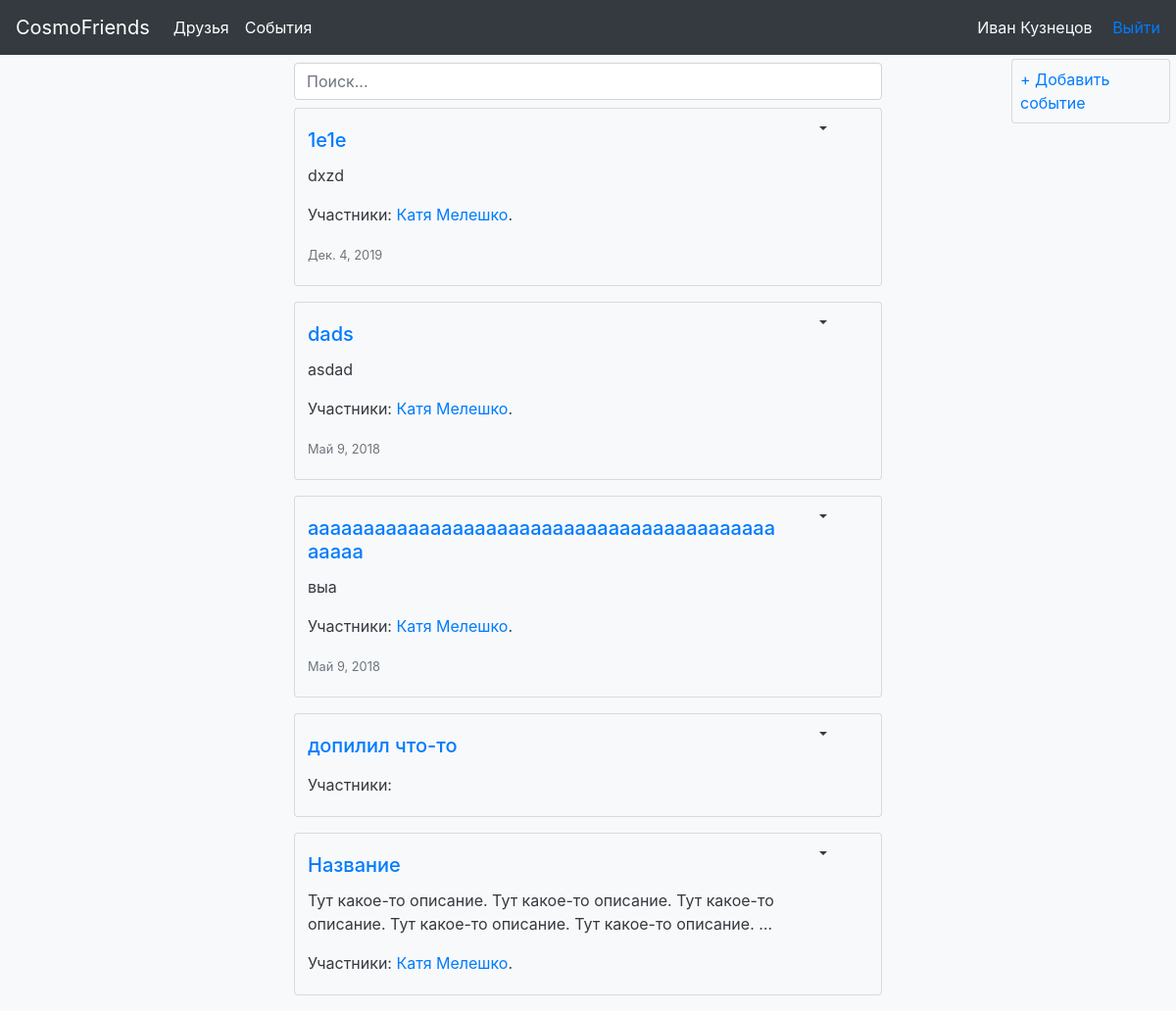
Page /events/ (signed in) on the earlier database version.
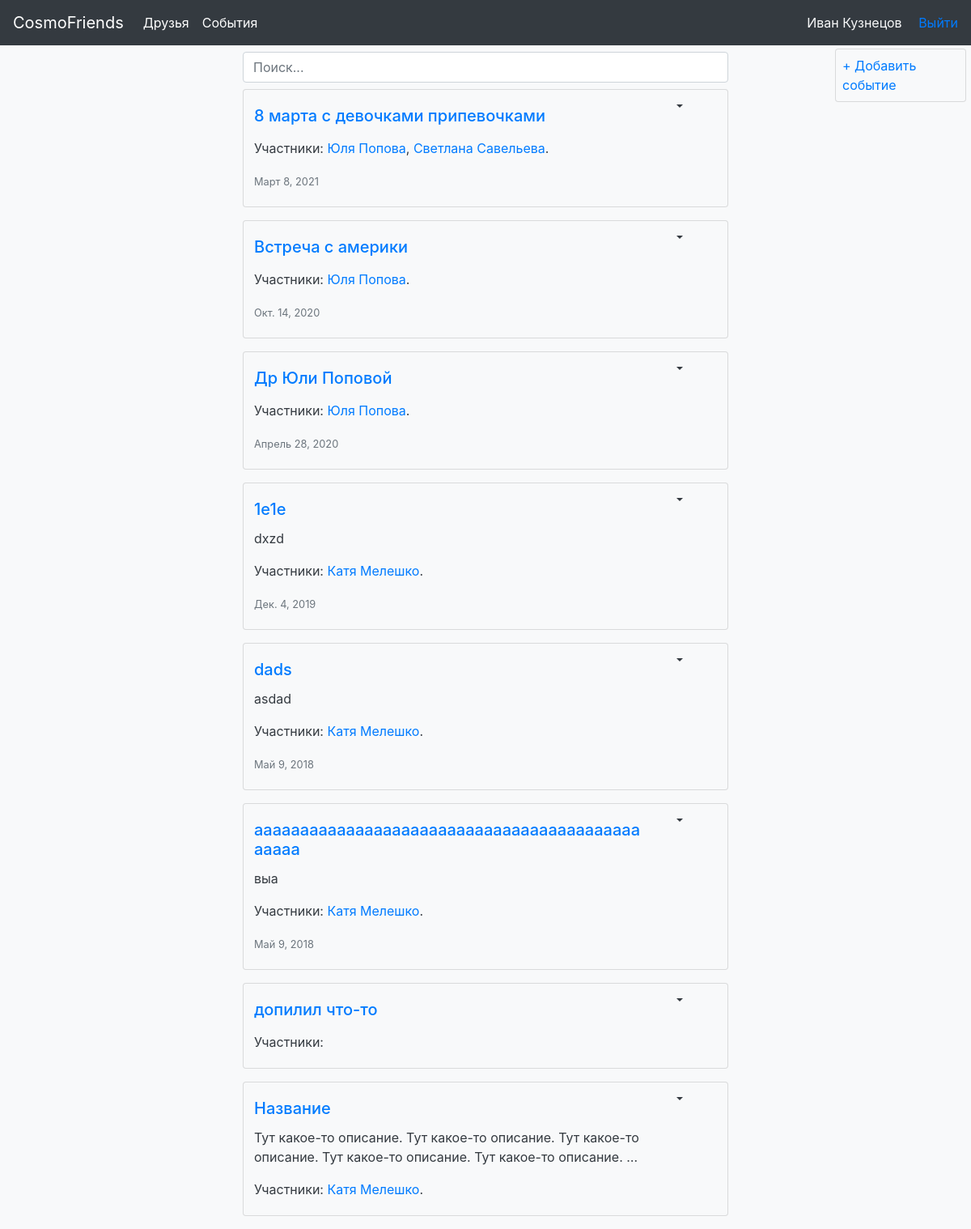
Same page on the later database version.
### cosmos/models.py (models this page shows, shortened)
class Events(models.Model):
    event_rating = (
        (1, 'Ужасно'),
        (2, 'Плохо'),
        (3, 'Удовлетворительно'),
        (4, 'Хорошо'),
        (5, 'Отлично'),
    )
    title = models.CharField('Название события', max_length=50)
    user = models.ForeignKey(User, on_delete=models.CASCADE)
    date = models.DateField('Дата', blank=True, null=True)
    points = models.IntegerField('Оценка', default=5, choices=event_rating)
    members = models.ManyToManyField(Friends)
    report = models.TextField('Описание', blank=True, null=True)
    class Meta:
        ordering = ['-date']

class Friends(models.Model):
    name = models.CharField(max_length=50)
    user = models.ForeignKey(User, on_delete=models.CASCADE)
    character = models.TextField(blank=True, null=True)
    points = models.IntegerField(default=0, blank=True)
    date_birth = models.DateField(blank=True, null=True)
    date_begin = models.DateField(blank=True, null=True)
    photo = models.ImageField(upload_to='photos/%Y/%m/%d', blank=True, null=True)
    groups = models.ManyToManyField(Group, blank=True, related_name='peoples')
    class Meta:
        ordering = ['date_begin']
    def __str__(self):
        return self.name

### cosmos/views.py (the view)
# urls.py: path('events/', EventsList.as_view(), name='events'),
class EventsList(LoginRequiredMixin, View):
    def get(self, request):
        e_list = Events.objects.filter(user=request.user)
        return render(request, 'cosmos/events.html', context={'e_list': e_list, 'short': True})

### cosmos/templates/cosmos/events.html (shortened to what this page needs)
{% extends 'base.html' %}
{% load static %}
{% block content %}
{% include 'cosmos/includes/header_template.html' %}
<div class="w-50" style="margin-left: 25%;">
    <input class="mb-2 form-control d-inline" type="search" id="search_event" placeholder="Поиск...">
    {% for event in e_list %}
    {% include 'cosmos/includes/event_card_template.html' %}
    {% endfor %}
</div>
{% include 'cosmos/includes/add_event_template.html' %}
{% endblock %}

### templates/base.html (shortened to what this page needs)
<!DOCTYPE html>
<html lang="ru">
{% load static %}
<head>
    <link rel="stylesheet" href="https://stackpath.bootstrapcdn.com/bootstrap/4.4.1/css/bootstrap.min.css"
>
    <link rel="stylesheet" href="{% static 'css/settings.css' %}">
</head>
<body class="bg-light text-dark">
{% block content %}
{% endblock %}
</body>
</html>

### cosmos/templates/cosmos/includes/header_template.html (shortened to what this page needs)
<nav class="navbar navbar-expand-lg navbar-dark bg-dark fixed-top">
    <a class="navbar-brand" href=" {% url 'home' %} ">CosmoFriends</a>
    <div class="collapse navbar-collapse" id="navbarSupportedContent">
        <ul class="navbar-nav mr-auto">
            <li class="nav-item active">
                <a class="nav-link" href=" {% url 'friends' %} ">Друзья</a>
            </li>
            <li class="nav-item active">
                <a class="nav-link" href="{% url 'events' %}">События</a>
            </li>
        </ul>
        <div class="text-light">
            {{ user.get_full_name }}
            <a class="ml-3" href=" {% url 'logout' %} ">Выйти</a>
        </div>
    </div>
</nav>
<div style="height: 4rem;">
</div>

### cosmos/templates/cosmos/includes/event_card_template.html (shortened to what this page needs)
{% load static %}
<div class="card bg-light mb-3 w-100">
    <div class="row">
        <div class="ml-2 card-body col-10 maybe-selected">
            <a href="{% url 'some_event' event.id %}"><h5 class="card-title">{{event.title}}</h5></a>
            <p class="card-text">{%if short%}{{event.report|truncatewords:15}}{%else%}{{event.report}}{%endif%}</p>
            <p class="card-text">Участники:
                {%for member in event.members.all %}
                <a href="{% url 'some_friend' member.id%}">{{member}}</a>{%if forloop.last%}.{%else%},{%endif%}
                {%endfor%}
            </p>
            {% if event.date%}
            <p class="card-text"><small class="text-muted">{{event.date}}</small></p>
            {%endif%}
            </div>
            <div class="col-md-auto mt-2 ">
                <li class="nav-item dropdown">
                    <a class="dropdown-toggle" id="navbarScrollingDropdown{{event.id}}"
                       data-bs-toggle="dropdown" aria-expanded="false">
                    </a>
                </li>
            </div>
        </div>
    </div>

### cosmos/templates/cosmos/includes/add_event_template.html
<div class="fixed-top bg-light card mb-3 mr-5 p-2"
     style="width: 13.5%; margin-left: 86%; margin-top: 5%;">
    <div>
        <a href=" {% url 'create_event' %} "> + Добавить событие </a>
    </div>
</div>

### static/css/settings.css (style rules this page uses)
li { list-style-type: none; }
ul { margin-left: 0; padding-left: 0; }

Differences in the rows shown:
added Events: title "8 марта с девочками припевочками", date "Март 8, 2021"
added Friends: name "Юля Попова"
added Friends: name "Светлана Савельева", shown under "8 марта с девочками припевочками"
added Events: title "Встреча с америки", date "Окт. 14, 2020"
added Events: title "Др Юли Поповой", date "Апрель 28, 2020"
